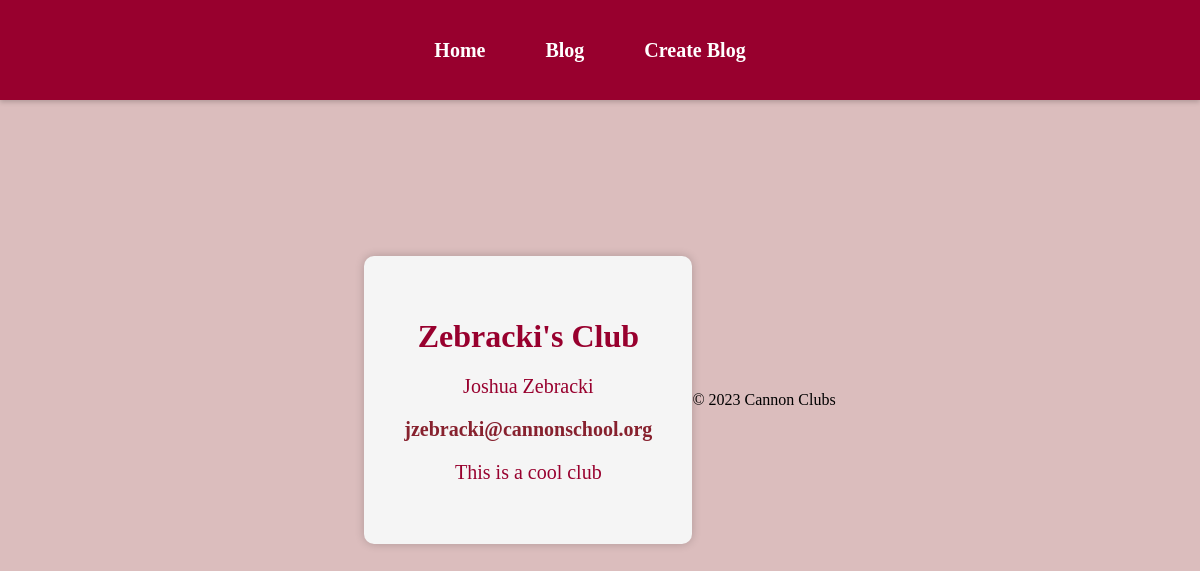
The app's page /1302/ with its own data.
### display/models.py (models this page shows)
class Club(models.Model):
    sheet_link = models.CharField(max_length=150)
    name = models.CharField(max_length=50)
    leaders = models.CharField(max_length=50)
    emails = models.EmailField()
    description = models.CharField(max_length=1000)
    approved = models.BooleanField(default=False)

### display/views.py (the view)
# urls.py: path("<int:pk>/", views.DetailView.as_view(), name="club"),
class DetailView(generic.DetailView):
    model = Club
    template_name = "display/detail.html"
    def get_queryset(self):
        return Club.objects

### display/templates/display/detail.html (shortened to what this page needs)
{% load static %}
<!DOCTYPE html>
<html>
<head>
    <link rel="stylesheet" type="text/css" href="{% static 'display/detail.css' %}">
</head>
<body>
    <header id="navbar">
        <nav class="navbar-container">
            <ul class="nav-list">
                <li class="nav-item"><a href="/" class="nav-link">Home</a></li>
                <li class="nav-item"><a href="/blog" class="nav-link">Blog</a></li>
                <li class="nav-item"><a href="/blog/form" class="nav-link">Create Blog</a></li>
            </ul>
        </nav>
    </header>
    <div class="detailed">
        <h1>{{ club.name }}</h1>
        <p>{{ club.leaders }}</p>
        <h3><a href="mailto:email@example.com">{{ club.emails }}</a></h3>
        <p>{{ club.description }}</p>
    </div>
    <footer>
        &copy; 2023 Cannon Clubs
    </footer>
</body>
</html>

### display/static/display/detail.css (style rules this page uses)
body { margin: 0; padding: 0; display: flex; justify-content: center; align-items: center; min-height: 100vh; background-color: rgb(219, 189, 189); }
.detailed { text-align: center; background-color: whitesmoke; padding: 40px; border-radius: 10px; box-shadow: 0px 0px 10px rgba(0, 0, 0, 0.2); color: rgb(152, 0, 46); max-width: 600px; }
.detailed h1 { font-size: 32px; margin-bottom: 20px; }
.detailed p { font-size: 20px; margin-bottom: 20px; }
.detailed h3 { font-size: 20px; margin-bottom: 20px; }
.detailed h3 a { text-decoration: none; color: rgb(135, 33, 46); transition: color 0.3s; }
#navbar { background-color: rgb(152, 0, 46); color: white; position: fixed; top: 0; left: 0; width: 100%; box-shadow: 0 2px 5px rgba(0, 0, 0, 0.2); z-index: 1000; }
.navbar-container { max-width: 960px; margin: 0 auto; padding: 10px 20px; display: flex; justify-content: space-between; align-items: center; }
.nav-list { display: flex; margin: 0; padding: 0; list-style: none; }
.nav-item { margin-right: 20px; }
.nav-link { text-decoration: none; color: white; font-weight: bold; transition: color 0.3s ease; }
.nav-item { margin-right: 20px; font-size: 18px; }
#navbar { background-color: rgb(152, 0, 46); color: white; position: fixed; top: 0; left: 0; width: 100%; height: 100px; box-shadow: 0 2px 5px rgba(0, 0, 0, 0.2); z-index: 1000; display: flex; justify-content: center; align-items: center; }
.nav-link { text-decoration: none; color: white; font-weight: bold; transition: color 0.3s ease; padding: 15px 20px; line-height: 30px; font-size: 20px; }

### records on screen
Club: name "Zebracki's Club", leaders "Joshua Zebracki", emails "jzebracki@cannonschool.org", description "This is a cool club"
